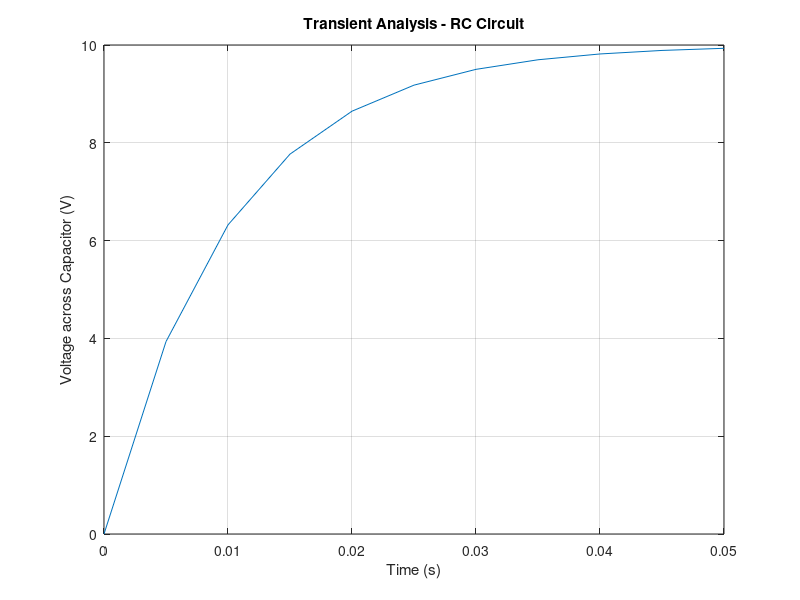

This chart was generated by the following MATLAB code:
v0 = 10;
t = 0 : 0.005 : 0.05;
R = 100;
C = 1e-4;
vc = v0 * ( 1 - exp(-t/(R*C)) );
plot(t, vc);
grid on;
title('Transient Analysis - RC Circuit');
xlabel('Time (s)');
ylabel('Voltage across Capacitor (V)');